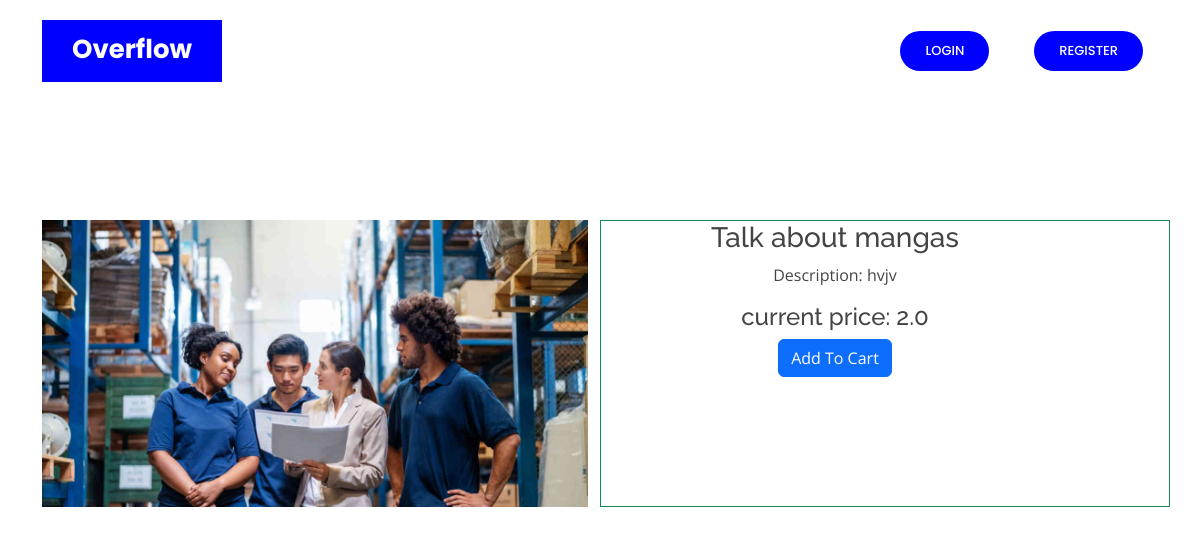
The page /product_desc/6 on the database its author committed.
### core/models.py (models this page shows, shortened)
class Product(models.Model):
    name = models.CharField(max_length=100)
    category = models.ForeignKey('Category', on_delete=models.CASCADE)
    desc = models.TextField()
    price = models.FloatField(default=0.0)
    product_available_count = models.IntegerField(default=0)
    img = models.ImageField(upload_to = 'images/')

### core/views.py (the view)
# urls.py: path('product_desc/<pk>',views.product_desc,name='product_desc'),
def product_desc(request,pk):
    product = Product.objects.get(pk=pk)
    return render(request,'core/product_desc.html',{'product':product})

### templates/core/product_desc.html (shortened to what this page needs)
<!DOCTYPE html>
{% load static %}
{% load cart_template_tag %}
<html lang="en">
<head>
  <link href="{% static 'vendor/aos/aos.css' %}" rel="stylesheet">
  <link href="{% static 'vendor/bootstrap/css/bootstrap.min.css' %}" rel="stylesheet">
  <link href="{% static 'assets/vendor/bootstrap-icons/bootstrap-icons.css' %}" rel="stylesheet">
  <link href="{% static 'vendor/boxicons/css/boxicons.min.css' %}" rel="stylesheet">
  <link href="{% static 'assets/vendor/glightbox/css/glightbox.min.css' %}" rel="stylesheet">
  <link href="{% static 'vendor/remixicon/remixicon.css' %}" rel="stylesheet">
  <link href="{% static 'vendor/swiper/swiper-bundle.min.css' %}" rel="stylesheet">
  <link href="{% static 'css/style.css' %}" rel="stylesheet">
</head>
<body>
  <header id="header" class="fixed-top d-flex align-items-center">
    <div class="container">
      <div class="header-container d-flex align-items-center justify-content-between">
        <div class="logo" style="color: blue;">
          <h1 class="text-light"><a href="index.html"><span >Overflow</span></a></h1>
        </div>
        <nav id="navbar" class="navbar">
          <ul>
            {% if user.is_authenticated %}
            <li><a class="nav-link scrollto active" href="{% url 'index' %}">Home</a></li>
            <li><a class="nav-link scrollto active" href="{% url 'orderlist' %}">Cart &nbsp;&nbsp;
             <div style="color: red;">{{request.user | cart_item_count}}
             </div>
            </a></li>
            {% if user.is_superuser %}
            <li><a class="nav-link scrollto active" href="{% url 'add_product' %}">Add Product</a></li>
            {% endif %}
            <li><a class="getstarted scrollto" href="{% url 'user_logout' %}">Logout</a></li>
            {% else %}
            <li><a class="getstarted scrollto" href="{% url 'user_login' %}">Login</a></li>
            <li><a class="getstarted scrollto" href="{% url 'user_register' %}">Register</a></li>
            {% endif %}
          </ul>
        </nav>
      </div>
    </div>
  </header>
  <div class="container" style="margin-top: 220px;">
    <div class="row">
              <div class="col-6">
                   <div class="tab-pane active" id="pic-1">
                          <img src="{{product.img.url}}" width="100%" />
                   </div>
               </div>
               <div class="col-6 border border-success">
                      <div class="details col-0" style="text-align: center; margin-right: 100px;">
                          <h3 class="product.title">{{product.name}}</h3>
                          <p class="product.description">Description: {{product.desc}}</p>
                          <h4 class="price">current price: <span> {{product.price}}</span></h4>
                          <div class="action">
                              <a href="{% url 'add_to_cart' product.pk %}" class="add-to-cart btn btn-primary">Add To Cart</a>
                          </div>
                      </div>
                 </div>
              </div>
     </div>
</body>
</html>

### static/css/style.css (style rules this page uses)
body { font-family: "Open Sans", sans-serif; color: #444444; }
a { color: blue; text-decoration: none; }
h1, h2, h3, h4, h5, h6 { font-family: "Raleway", sans-serif; }
#header { transition: all 0.5s; z-index: 997; transition: all 0.5s; top: 20px; }
#header .header-container { background: #fff; }
#header .logo { overflow: hidden; padding: 16px 30px 12px 30px; background: blue; }
#header .logo h1 { font-size: 26px; padding: 0; line-height: 1; font-weight: 700; font-family: "Poppins", sans-serif; }
#header .logo h1 a, #header .logo h1 a:hover { color: #fff; text-decoration: none; }
.navbar { padding: 0; }
.navbar ul { margin: 0; padding: 0; display: flex; list-style: none; align-items: center; }
.navbar li { position: relative; }
.navbar a, .navbar a:focus { display: flex; align-items: center; justify-content: space-between; padding: 10px 0 10px 30px; color: #36343a; transition: 0.3s; font-size: 13px; font-weight: 500; text-transform: uppercase; font-family: "Poppins", sans-serif; white-space: nowrap; transition: 0.3s; }
.navbar .getstarted, .navbar .getstarted:focus { background: blue; padding: 10px 25px; margin-left: 30px; margin-right: 15px; border-radius: 50px; color: #fff; }

### rows shown on the page
Product: img (picture), name "Talk about mangas", desc "hvjv", price "2.0"
